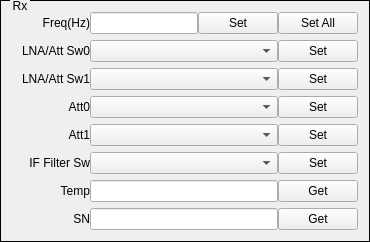
    <widget class="QGroupBox" name="groupBoxRx">
     <property name="styleSheet">
      <string notr="true">QGroupBox{ border:1px solid black; margin-top:0.5ex; }
QGroupBox::title { subcontrol-origin:margin; subcontrol-position:top left; top:-1px; left:10px; margin-left: 0px; padding:0 1px; }</string>
     </property>
     <property name="title">
      <string>Rx</string>
     </property>
     <layout class="QHBoxLayout" name="horizontalLayout_20">
      <item>
       <layout class="QVBoxLayout" name="verticalLayoutRx">
        <property name="spacing">
         <number>6</number>
        </property>
        <item>
         <layout class="QHBoxLayout" name="horizontalLayoutRx0">
          <property name="spacing">
           <number>0</number>
          </property>
          <item>
           <widget class="QLabel" name="labelRxFreq">
            <property name="sizePolicy">
             <sizepolicy hsizetype="Fixed" vsizetype="Fixed">
              <horstretch>0</horstretch>
              <verstretch>0</verstretch>
             </sizepolicy>
            </property>
            <property name="minimumSize">
             <size>
              <width>78</width>
              <height>16</height>
             </size>
            </property>
            <property name="text">
             <string>Freq(Hz)</string>
            </property>
            <property name="alignment">
             <set>Qt::AlignRight|Qt::AlignTrailing|Qt::AlignVCenter</set>
            </property>
           </widget>
          </item>
          <item>
           <widget class="QFreqScrollLineEdit" name="lineEditRxFreq">
            <property name="sizePolicy">
             <sizepolicy hsizetype="Expanding" vsizetype="Fixed">
              <horstretch>5</horstretch>
              <verstretch>0</verstretch>
             </sizepolicy>
            </property>
           </widget>
          </item>
          <item>
           <widget class="QPushButton" name="pushButtonSetRxFreq">
            <property name="sizePolicy">
             <sizepolicy hsizetype="Expanding" vsizetype="Fixed">
              <horstretch>1</horstretch>
              <verstretch>0</verstretch>
             </sizepolicy>
            </property>
            <property name="text">
             <string>Set</string>
            </property>
           </widget>
          </item>
          <item>
           <widget class="QPushButton" name="pushButtonSetRxAll">
            <property name="sizePolicy">
             <sizepolicy hsizetype="Expanding" vsizetype="Fixed">
              <horstretch>1</horstretch>
              <verstretch>0</verstretch>
             </sizepolicy>
            </property>
            <property name="text">
             <string>Set All</string>
            </property>
           </widget>
          </item>
         </layout>
        </item>
        <item>
         <layout class="QHBoxLayout" name="horizontalLayoutRx1">
          <property name="spacing">
           <number>0</number>
          </property>
          <item>
           <widget class="QLabel" name="labelRxLNAAttSw0">
            <property name="sizePolicy">
             <sizepolicy hsizetype="Fixed" vsizetype="Fixed">
              <horstretch>0</horstretch>
              <verstretch>0</verstretch>
             </sizepolicy>
            </property>
            <property name="minimumSize">
             <size>
              <width>78</width>
              <height>16</height>
             </size>
            </property>
            <property name="text">
             <string>LNA/Att Sw0</string>
            </property>
            <property name="alignment">
             <set>Qt::AlignRight|Qt::AlignTrailing|Qt::AlignVCenter</set>
            </property>
           </widget>
          </item>
          <item>
           <widget class="QComboBox" name="comboBoxRxLNAAttSw0">
            <property name="sizePolicy">
             <sizepolicy hsizetype="Expanding" vsizetype="Fixed">
              <horstretch>5</horstretch>
              <verstretch>0</verstretch>
             </sizepolicy>
            </property>
           </widget>
          </item>
          <item>
           <widget class="QPushButton" name="pushButtonSetRxLNAAttSw0">
            <property name="sizePolicy">
             <sizepolicy hsizetype="Expanding" vsizetype="Fixed">
              <horstretch>2</horstretch>
              <verstretch>0</verstretch>
             </sizepolicy>
            </property>
            <property name="text">
             <string>Set</string>
            </property>
           </widget>
          </item>
         </layout>
        </item>
        <item>
         <layout class="QHBoxLayout" name="horizontalLayoutRx1_12">
          <property name="spacing">
           <number>0</number>
          </property>
          <item>
           <widget class="QLabel" name="labelRxLNAAttSw1">
            <property name="sizePolicy">
             <sizepolicy hsizetype="Fixed" vsizetype="Fixed">
              <horstretch>0</horstretch>
              <verstretch>0</verstretch>
             </sizepolicy>
            </property>
            <property name="minimumSize">
             <size>
              <width>78</width>
              <height>16</height>
             </size>
            </property>
            <property name="text">
             <string>LNA/Att Sw1</string>
            </property>
            <property name="alignment">
             <set>Qt::AlignRight|Qt::AlignTrailing|Qt::AlignVCenter</set>
            </property>
           </widget>
          </item>
          <item>
           <widget class="QComboBox" name="comboBoxRxLNAAttSw1">
            <property name="sizePolicy">
             <sizepolicy hsizetype="Expanding" vsizetype="Fixed">
              <horstretch>5</horstretch>
              <verstretch>0</verstretch>
             </sizepolicy>
            </property>
           </widget>
          </item>
          <item>
           <widget class="QPushButton" name="pushButtonSetRxLNAAttSw1">
            <property name="sizePolicy">
             <sizepolicy hsizetype="Expanding" vsizetype="Fixed">
              <horstretch>2</horstretch>
              <verstretch>0</verstretch>
             </sizepolicy>
            </property>
            <property name="text">
             <string>Set</string>
            </property>
           </widget>
          </item>
         </layout>
        </item>
        <item>
         <layout class="QHBoxLayout" name="horizontalLayoutRx2">
          <property name="spacing">
           <number>0</number>
          </property>
          <item>
           <widget class="QLabel" name="labelRxAtt1">
            <property name="sizePolicy">
             <sizepolicy hsizetype="Fixed" vsizetype="Fixed">
              <horstretch>0</horstretch>
              <verstretch>0</verstretch>
             </sizepolicy>
            </property>
            <property name="minimumSize">
             <size>
              <width>78</width>
              <height>16</height>
             </size>
            </property>
            <property name="text">
             <string>Att0</string>
            </property>
            <property name="alignment">
             <set>Qt::AlignRight|Qt::AlignTrailing|Qt::AlignVCenter</set>
            </property>
           </widget>
          </item>
          <item>
           <widget class="QComboBox" name="comboBoxRxAtt0">
            <property name="sizePolicy">
             <sizepolicy hsizetype="Expanding" vsizetype="Fixed">
              <horstretch>5</horstretch>
              <verstretch>0</verstretch>
             </sizepolicy>
            </property>
           </widget>
          </item>
          <item>
           <widget class="QPushButton" name="pushButtonSetRxAtt0">
            <property name="sizePolicy">
             <sizepolicy hsizetype="Expanding" vsizetype="Fixed">
              <horstretch>2</horstretch>
              <verstretch>0</verstretch>
             </sizepolicy>
            </property>
            <property name="text">
             <string>Set</string>
            </property>
           </widget>
          </item>
         </layout>
        </item>
        <item>
         <layout class="QHBoxLayout" name="horizontalLayoutRx3">
          <property name="spacing">
           <number>0</number>
          </property>
          <item>
           <widget class="QLabel" name="labelRxAtt2">
            <property name="sizePolicy">
             <sizepolicy hsizetype="Fixed" vsizetype="Fixed">
              <horstretch>0</horstretch>
              <verstretch>0</verstretch>
             </sizepolicy>
            </property>
            <property name="minimumSize">
             <size>
              <width>78</width>
              <height>16</height>
             </size>
            </property>
            <property name="text">
             <string>Att1</string>
            </property>
            <property name="alignment">
             <set>Qt::AlignRight|Qt::AlignTrailing|Qt::AlignVCenter</set>
            </property>
           </widget>
          </item>
          <item>
           <widget class="QComboBox" name="comboBoxRxAtt1">
            <property name="sizePolicy">
             <sizepolicy hsizetype="Expanding" vsizetype="Fixed">
              <horstretch>5</horstretch>
              <verstretch>0</verstretch>
             </sizepolicy>
            </property>
           </widget>
          </item>
          <item>
           <widget class="QPushButton" name="pushButtonSetRxAtt1">
            <property name="sizePolicy">
             <sizepolicy hsizetype="Expanding" vsizetype="Fixed">
              <horstretch>2</horstretch>
              <verstretch>0</verstretch>
             </sizepolicy>
            </property>
            <property name="text">
             <string>Set</string>
            </property>
           </widget>
          </item>
         </layout>
        </item>
        <item>
         <layout class="QHBoxLayout" name="horizontalLayoutRx4">
          <property name="spacing">
           <number>0</number>
          </property>
          <item>
           <widget class="QLabel" name="labelIFFilterSw">
            <property name="sizePolicy">
             <sizepolicy hsizetype="Fixed" vsizetype="Fixed">
              <horstretch>0</horstretch>
              <verstretch>0</verstretch>
             </sizepolicy>
            </property>
            <property name="minimumSize">
             <size>
              <width>78</width>
              <height>16</height>
             </size>
            </property>
            <property name="text">
             <string>IF Filter Sw</string>
            </property>
            <property name="alignment">
             <set>Qt::AlignRight|Qt::AlignTrailing|Qt::AlignVCenter</set>
            </property>
           </widget>
          </item>
          <item>
           <widget class="QComboBox" name="comboBoxIFFilterSw">
            <property name="sizePolicy">
             <sizepolicy hsizetype="Expanding" vsizetype="Fixed">
              <horstretch>5</horstretch>
              <verstretch>0</verstretch>
             </sizepolicy>
            </property>
           </widget>
          </item>
          <item>
           <widget class="QPushButton" name="pushButtonSetIFFilterSw">
            <property name="sizePolicy">
             <sizepolicy hsizetype="Expanding" vsizetype="Fixed">
              <horstretch>2</horstretch>
              <verstretch>0</verstretch>
             </sizepolicy>
            </property>
            <property name="text">
             <string>Set</string>
            </property>
           </widget>
          </item>
         </layout>
        </item>
        <item>
         <layout class="QHBoxLayout" name="horizontalLayoutRx6">
          <property name="spacing">
           <number>0</number>
          </property>
          <item>
           <widget class="QLabel" name="labelRxTemp">
            <property name="sizePolicy">
             <sizepolicy hsizetype="Fixed" vsizetype="Fixed">
              <horstretch>0</horstretch>
              <verstretch>0</verstretch>
             </sizepolicy>
            </property>
            <property name="minimumSize">
             <size>
              <width>78</width>
              <height>16</height>
             </size>
            </property>
            <property name="text">
             <string>Temp</string>
            </property>
            <property name="alignment">
             <set>Qt::AlignRight|Qt::AlignTrailing|Qt::AlignVCenter</set>
            </property>
           </widget>
          </item>
          <item>
           <widget class="QLineEdit" name="lineEditRxTemp">
            <property name="sizePolicy">
             <sizepolicy hsizetype="Expanding" vsizetype="Fixed">
              <horstretch>5</horstretch>
              <verstretch>0</verstretch>
             </sizepolicy>
            </property>
            <property name="readOnly">
             <bool>true</bool>
            </property>
           </widget>
          </item>
          <item>
           <widget class="QPushButton" name="pushButtonGetRxTemp">
            <property name="sizePolicy">
             <sizepolicy hsizetype="Expanding" vsizetype="Fixed">
              <horstretch>2</horstretch>
              <verstretch>0</verstretch>
             </sizepolicy>
            </property>
            <property name="text">
             <string>Get</string>
            </property>
           </widget>
          </item>
         </layout>
        </item>
        <item>
         <layout class="QHBoxLayout" name="horizontalLayoutRx8">
          <property name="spacing">
           <number>0</number>
          </property>
          <item>
           <widget class="QLabel" name="labelSN">
            <property name="sizePolicy">
             <sizepolicy hsizetype="Fixed" vsizetype="Fixed">
              <horstretch>0</horstretch>
              <verstretch>0</verstretch>
             </sizepolicy>
            </property>
            <property name="minimumSize">
             <size>
              <width>78</width>
              <height>16</height>
             </size>
            </property>
            <property name="text">
             <string>SN</string>
            </property>
            <property name="alignment">
             <set>Qt::AlignRight|Qt::AlignTrailing|Qt::AlignVCenter</set>
            </property>
           </widget>
          </item>
          <item>
           <widget class="QLineEdit" name="lineEditSN">
            <property name="sizePolicy">
             <sizepolicy hsizetype="Expanding" vsizetype="Fixed">
              <horstretch>5</horstretch>
              <verstretch>0</verstretch>
             </sizepolicy>
            </property>
            <property name="readOnly">
             <bool>true</bool>
            </property>
           </widget>
          </item>
          <item>
           <widget class="QPushButton" name="pushButtonGetSN">
            <property name="sizePolicy">
             <sizepolicy hsizetype="Expanding" vsizetype="Fixed">
              <horstretch>2</horstretch>
              <verstretch>0</verstretch>
             </sizepolicy>
            </property>
            <property name="text">
             <string>Get</string>
            </property>
           </widget>
          </item>
         </layout>
        </item>
       </layout>
      </item>
     </layout>
    </widget>
